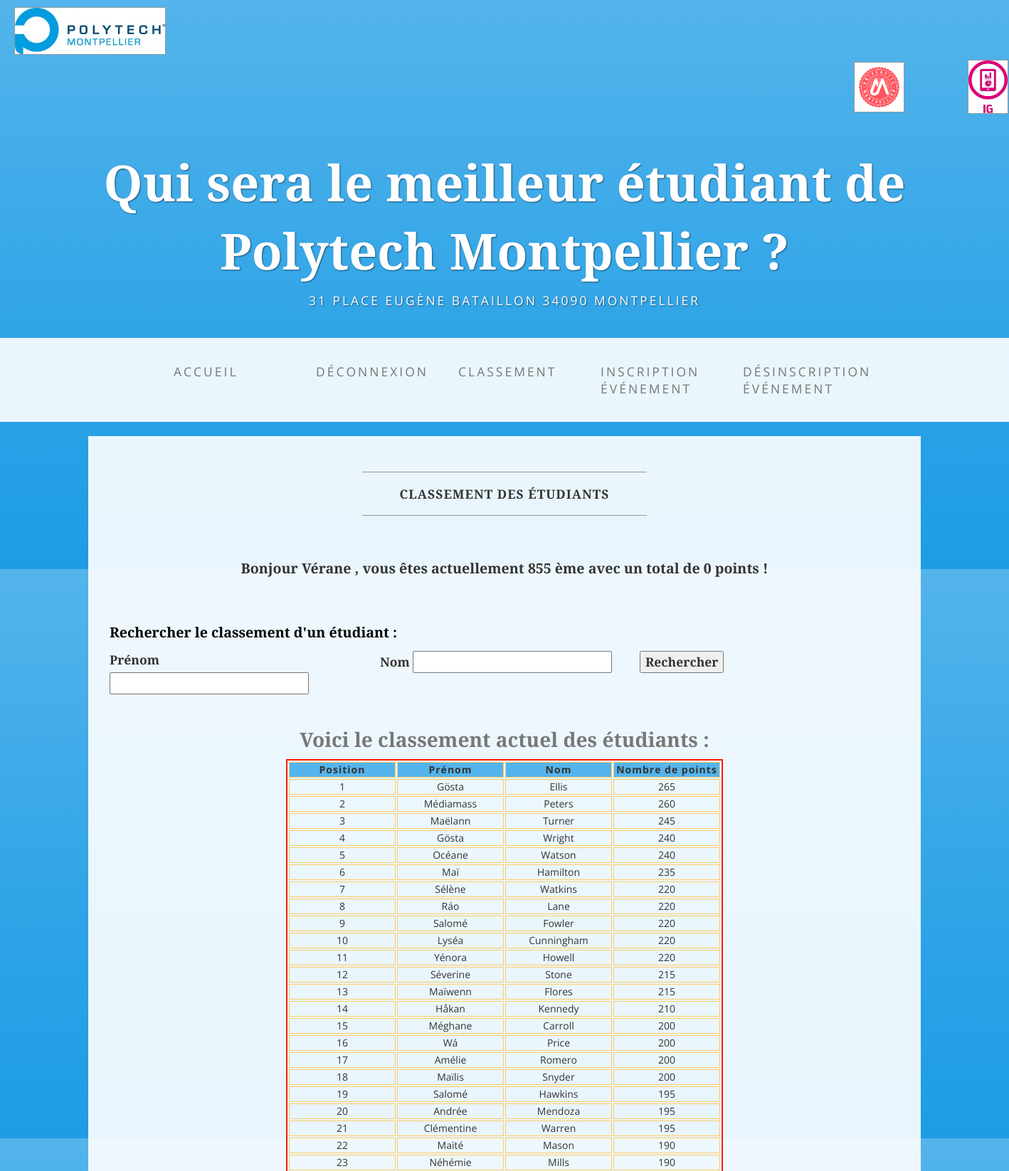
The page /classement.php (signed in, upper part) on the database its author committed.
### tables this page shows
CREATE TABLE IF NOT EXISTS `etudiant` (
  `num_etudiant` int(10) unsigned NOT NULL AUTO_INCREMENT,
  `nom_etudiant` varchar(50) NOT NULL,
  `prenom_etudiant` varchar(50) NOT NULL,
  `moyenne_etudiant` float unsigned NOT NULL,
  `num_niveau` int(10) unsigned NOT NULL,
  `identifiant` varchar(255) NOT NULL,
  `mot_de_passe` varchar(255) NOT NULL,
  `nb_points_total` int(10) unsigned NOT NULL,
  PRIMARY KEY (`num_etudiant`),
  KEY `fk_num_niveau` (`num_niveau`)
);

### classement.php (the view, shortened to what this page needs)
<?php
	include('bdd.php');
	if(!isset($_COOKIE['identifiant']))
		header("Refresh: 0; URL=http://php-meilleuretudiant.rhcloud.com/non_connecte_classement.php" );
	else
	{
?>
<!DOCTYPE html>
<html>
	<head>
		<img class="img-logo-polytech img-border img-left" src="img/logo_polytech.jpg" alt="logo Polytech">
		<img class="img-logo-universite img-border " src="img/logo_universite.png" alt="logo universite">
		<img class="img-logo-IG img-border " src="img/logo_ig.jpg" alt="logo IG">
		<link href="css/bootstrap.min.css" rel="stylesheet">
		<link href="css/business-casual.css" rel="stylesheet">
	</head>
	<body>
	<div class="brand">Qui sera le meilleur étudiant de Polytech Montpellier ?</div>
    <div class="address-bar">31 Place Eugène Bataillon 34090 Montpellier</div>
    <nav class="navbar navbar-default" role="navigation">
        <div class="container">
            <div class="collapse navbar-collapse" id="bs-example-navbar-collapse-1">
                <ul class="nav navbar-nav">
                    <li>
                        <a href="index.php">Accueil</a>
                    </li>
                    <li>
                        <a href="deconnexion.php">Déconnexion</a>
                    </li>
					<li>
                        <a href="classement.php">Classement</a>
                    </li>
                    <li>
                        <a href="inscription_evenement.php">Inscription événement</a>
                    </li>
					<li>
                        <a href="desinscription_evenement.php">Désinscription événement</a>
                    </li>
                </ul>
            </div>
        </div>
    </nav>
	<div class="container">
        <div class="row">
            <div class="box">
                <div class="col-lg-12">
                    <hr>
                    <h2 class="intro-text text-center">
                        <strong>Classement des étudiants</strong>
                    </h2>
                    <hr>
					<?php
					$req1 = $bdd->query('select num_etudiant, identifiant, nb_points_total, moyenne_etudiant from etudiant order by nb_points_total DESC, moyenne_etudiant DESC, num_etudiant DESC');
					$cpt1 = 1;
					while ($donnees1 = $req1->fetch())
					{
						if ($donnees1['num_etudiant']==$_COOKIE['num_etudiant'])
						{
							break;
						}
						else
						{
							$cpt1=$cpt1+1;
						}
					}
					if ($cpt1==1)
					{
						?>
						<div class="text-center policy2">
							Bonjour <?php echo $_COOKIE['identifiant'];?> , vous êtes actuellement <?php echo $cpt1;?> er avec un total de <?php echo ($donnees1['nb_points_total']); ?> points !
						</div>
						<?php
					}
					else
					{
						?>
						<div class="text-center policy2">
							Bonjour <?php echo $_COOKIE['identifiant'];?> , vous êtes actuellement <?php echo $cpt1;?> ème avec un total de <?php echo ($donnees1['nb_points_total']); ?> points !
						</div>
						<?php
					}
						?>
					<p class="policy2">Rechercher le classement d'un étudiant :</p>
					<form action="recherche_classement.php" method="post">
                        <div class="row policy">
                            <div class="form-group col-lg-4">
                                <label>Prénom</label>
                                <input type="text" name="prenom" />
                            </div>
                            <div class="form-group col-lg-4">
                                <label>Nom</label>
                                <input type="text" name="nom" />
                            </div>
							<input type="submit" value="Rechercher" />
						</div>
					</form>
					<table id="tab" style ="text-align:center">
						<caption class="text-center policy2">Voici le classement actuel des étudiants :</caption>
						<colgroup>
							<col span="1" width="150"/>
							<col span="1" width="150"/>
							<col span="1" width="150"/>
							<col span="1" width="150"/>
						</colgroup>
						<thead style ="text-align:center">
							<tr>
								<th style ="text-align:center">Position</th>
								<th style ="text-align:center">Prénom</th>
								<th style ="text-align:center">Nom</th>
								<th style ="text-align:center">Nombre de points</th>
							</tr>
						</thead>
						<tbody>
							<?php
							$req2 = $bdd->query('select num_etudiant, prenom_etudiant, nom_etudiant, nb_points_total, moyenne_etudiant from etudiant order by nb_points_total DESC, moyenne_etudiant DESC, num_etudiant DESC');
							$cpt2 = 1;
							while ($donnees = $req2->fetch())
							{
								if ($donnees['num_etudiant']==$_COOKIE['num_etudiant'])
								{
									?>
									<tr style ="background-color: #FF6347;">
										<td><?php echo $cpt2; ?></td>
										<td><?php echo ($donnees['prenom_etudiant']); ?></td>
										<td><?php echo ($donnees['nom_etudiant']); ?></td>
										<td><?php echo ($donnees['nb_points_total']); ?></td>
									</tr>
									<?php
								}
								else
								{
									?>
									<tr>
										<td><?php echo $cpt2; ?></td>
										<td><?php echo ($donnees['prenom_etudiant']); ?></td>
										<td><?php echo ($donnees['nom_etudiant']); ?></td>
										<td><?php echo ($donnees['nb_points_total']); ?></td>
									</tr>
									<?php
								}
								$cpt2 = $cpt2+1;
							}
							?>
						</tbody>
					</table>
				</div>
			</div>
		</div>
	</div>
	</body>
	<?php
	}
	?>
</html>

### css/business-casual.css (style rules this page uses)
body { font-family: "Open Sans","Helvetica Neue",Helvetica,Arial,sans-serif; background-image: -webkit-linear-gradient(#54b4eb, #2fa4e7 60%, #1d9ce5); }
h1, h2, h3, h4, h5, h6 { text-transform: uppercase; font-family: "Josefin Slab","Helvetica Neue",Helvetica,Arial,sans-serif; font-weight: 700; letter-spacing: 1px; }
p { font-size: 1.25em; line-height: 1.6; color: #000; }
hr { max-width: 400px; border-color: #999999; }
.brand, .address-bar { display: none; }
.navbar-nav { text-transform: uppercase; font-weight: 400; letter-spacing: 3px; }
.box { margin-bottom: 20px; padding: 30px 15px; background: #fff; background: rgba(255,255,255,0.9); }
.intro-text { text-transform: uppercase; font-size: 1.25em; font-weight: 400; letter-spacing: 1px; font-family: "Josefin Slab","Helvetica Neue",Helvetica,Arial,sans-serif; }
.img-border { float: none; margin: 0 auto 0; border: #999999 solid 1px; }
.img-left { float: none; margin: 0 auto 0; }
.img-logo-polytech { height: 15%; width: 15%; border: #999999 solid 1px; margin-left: 20px; margin-top: 10px; }
.img-logo-universite { height: 5%; width: 5%; border: #999999 solid 1px; margin-left: 1200px; margin-top: 10px; }
.img-logo-IG { height: 4%; width: 4%; border: #999999 solid 1px; margin-left: 1360px; margin-top: -95px; }
#tab { margin: auto; border: #FE1B00 2px solid; border-collapse: separate; border-spacing: 2px; }
#tab caption { font-size: 2em; }
#tab th { background-color: #54b4eb; border: #FFCC66 1px solid; font-size: 1em; letter-spacing: 1px; }
#tab td { border: #FFCC66 1px solid; }
@media screen and (min-width:768px) { .brand { display: inherit; margin: 0; padding: 30px 0 10px; text-align: center; text-shadow: 1px 1px 2px rgba(0,0,0,0.5); font-family: "Josefin Slab","Helvetica Neue",Helvetica,Arial,sans-serif; font-size: 5em; font-weight: 700; line-height: normal; color: #fff; } }
@media screen and (min-width:768px) { .policy { font-family: "Josefin Slab","Helvetica Neue",Helvetica,Arial,sans-serif; font-size: 1.25em; font-weight: 700; } }
@media screen and (min-width:768px) { .policy2 { font-family: "Josefin Slab","Helvetica Neue",Helvetica,Arial,sans-serif; font-size: 1.4em; font-weight: 700; } }
@media screen and (min-width:768px) { .img-left { float: left; margin-right: 25px; } }
@media screen and (min-width:768px) { .address-bar { display: inherit; margin: 0; padding: 0 0 40px; text-align: center; text-shadow: 1px 1px 2px rgba(0,0,0,0.5); text-transform: uppercase; font-size: 1.25em; font-weight: 400; letter-spacing: 3px; color: #fff; } }
@media screen and (min-width:768px) { .navbar { border-radius: 0; } }
@media screen and (min-width:768px) { .navbar { min-height: 0; } }
@media screen and (min-width:768px) { .navbar-default { border: none; background: #fff; background: rgba(255,255,255,0.9); } }
@media screen and (min-width:768px) { .nav>li>a { padding: 35px; } }
@media screen and (min-width:768px) { .navbar-nav>li>a { line-height: normal; width: 200px; } }
@media screen and (min-width:768px) { .navbar-nav { display: table; float: none; margin: 0 auto; table-layout: fixed; font-size: 1.25em; } }
@media screen and (min-width:1200px) { .box:after { content: ''; display: table; clear: both; } }

### rows shown on the page
etudiant: nb_points_total "0"
etudiant: prenom_etudiant "Gösta", nom_etudiant "Ellis", nb_points_total "265"
etudiant: prenom_etudiant "Médiamass", nom_etudiant "Peters", nb_points_total "260"
etudiant: prenom_etudiant "Maëlann", nom_etudiant "Turner", nb_points_total "245"
etudiant: prenom_etudiant "Gösta", nom_etudiant "Wright", nb_points_total "240"
etudiant: prenom_etudiant "Océane", nom_etudiant "Watson", nb_points_total "240"
etudiant: prenom_etudiant "Maï", nom_etudiant "Hamilton", nb_points_total "235"
etudiant: prenom_etudiant "Sélène", nom_etudiant "Watkins", nb_points_total "220"
etudiant: prenom_etudiant "Ráo", nom_etudiant "Lane", nb_points_total "220"
etudiant: prenom_etudiant "Salomé", nom_etudiant "Fowler", nb_points_total "220"
etudiant: prenom_etudiant "Lyséa", nom_etudiant "Cunningham", nb_points_total "220"
etudiant: prenom_etudiant "Yénora", nom_etudiant "Howell", nb_points_total "220"
etudiant: prenom_etudiant "Séverine", nom_etudiant "Stone", nb_points_total "215"
etudiant: prenom_etudiant "Maïwenn", nom_etudiant "Flores", nb_points_total "215"
etudiant: prenom_etudiant "Håkan", nom_etudiant "Kennedy", nb_points_total "210"
etudiant: prenom_etudiant "Méghane", nom_etudiant "Carroll", nb_points_total "200"
etudiant: prenom_etudiant "Wá", nom_etudiant "Price", nb_points_total "200"
etudiant: prenom_etudiant "Amélie", nom_etudiant "Romero", nb_points_total "200"
etudiant: prenom_etudiant "Maïlis", nom_etudiant "Snyder", nb_points_total "200"
etudiant: prenom_etudiant "Salomé", nom_etudiant "Hawkins", nb_points_total "195"
etudiant: prenom_etudiant "Andrée", nom_etudiant "Mendoza", nb_points_total "195"
etudiant: prenom_etudiant "Clémentine", nom_etudiant "Warren", nb_points_total "195"
etudiant: prenom_etudiant "Maïté", nom_etudiant "Mason", nb_points_total "190"
etudiant: prenom_etudiant "Néhémie", nom_etudiant "Mills", nb_points_total "190"

### other values the page prints
$_COOKIE['identifiant'] "Vérane"
$cpt1 "855"
